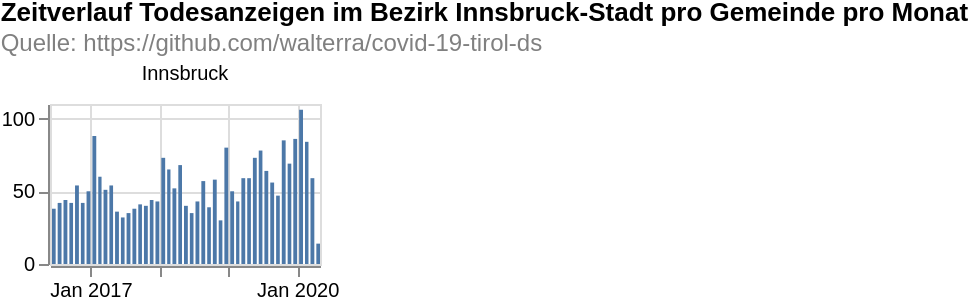

Express this chart as Vega-Lite.
### Vega-Lite specification from a JSON file in a GitHub repository (floating-point values rounded to 4 significant figures; data arrays with more than 128 entries replaced by an {"elided": "..."} marker saying what was removed)
{"$schema": "https://vega.github.io/schema/vega-lite/v4.8.1.json", "columns": 6, "config": {"view": {"continuousHeight": 300, "continuousWidth": 400}}, "data": {"name": "data-5b224daa5e5128ac428aa3596742bb94"}, "datasets": {"data-5b224daa5e5128ac428aa3596742bb94": {"elided": "1029 records"}}, "facet": {"field": "municipaly", "title": null, "type": "nominal"}, "padding": 0, "spec": {"layer": [{"encoding": {"tooltip": [{"field": "date", "timeUnit": "yearmonth", "type": "temporal"}, {"aggregate": "sum", "field": "count", "type": "quantitative"}], "x": {"field": "date", "timeUnit": "yearmonth", "title": null, "type": "temporal"}, "y": {"aggregate": "sum", "field": "count", "title": null, "type": "quantitative"}}, "height": 80, "mark": "bar", "width": 135}]}, "title": {"color": "black", "subtitle": ["Quelle: https://github.com/walterra/covid-19-tirol-ds"], "subtitleColor": "gray", "text": ["Zeitverlauf Todesanzeigen im Bezirk Innsbruck-Stadt pro Gemeinde pro Monat"]}}
